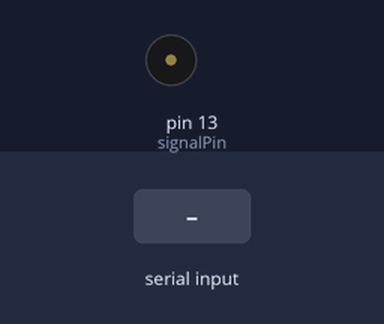
Bench run of a sketch on a simulated Arduino Uno, built with avr-gcc and run on an emulated ATmega328P. Parts: buzzer (waves = sounding). The test bench sets the inputs (shaded band).

Above: at 1.2 s.
1.3 s: "one\n" received over Serial
At 1.7 s:
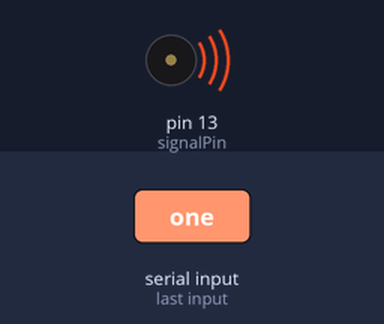
Timing chart, 0 to 10.3 s (numbered marks = the images above; inputs shaded):
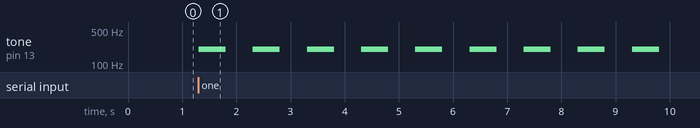

The sketch:

arduino-sketch.ino
```cpp
// Ref videos that explain how the Python code communicates with the Arduino.:
// https://www.youtube.com/watch?v=utnPvE8hN3o
// https://www.youtube.com/watch?v=OJtpA_qTNL0

// Notes:
// 1- Strings must always be inside double quotes ("text") or the code won't run.


#define signalPin 13

// initialize a variable
String seizure_status;


void setup() {
  // The same baud rate (9600) should be set in the Python code
  // and in the Arduino code.
  Serial.begin(9600);

  // Set LED_BUILTIN (pin 13) as an output.
  // By doing this the LED on the Arduino will also switch on when the alarm is triggered.
  pinMode(signalPin, OUTPUT);

}

void loop() {

    // Read the seizure_status sent by the Python code and store it in a variable called "seizure_status".
    // This line means: "read until you reach a newline chracter".
    // You will see that in the Python code we have added a newline character before sending the string.
    seizure_status = Serial.readStringUntil('\n');

    // Remove any leading and trailing whitespaces that could have been added.
    // Sometimes when devices are communicating they add a whitespace.
    seizure_status.trim();

    if (seizure_status.equals("one")) {

      // Pulse the alarm 100 times. Increasing this number in the loop will make the alarm run longer.
      // To switch off the alarm press the reset button on the Arduino.
      // But note that the alarm will trigger again if the hips are above the shoulders.

      for (int x=0; x<100; x++) {

        // Turn on the tone
        tone(signalPin, 200);
        delay(500);

        // Turn off the tone
        noTone(signalPin);
        delay(500);

       }


     } else {
      digitalWrite(signalPin, LOW);
     }

}
```

Measured:
- after the input at 1.3 s, tone on pin 13 (signalPin): alternates 200 Hz for 0.50 s and silent for 0.50 s, starting at once
